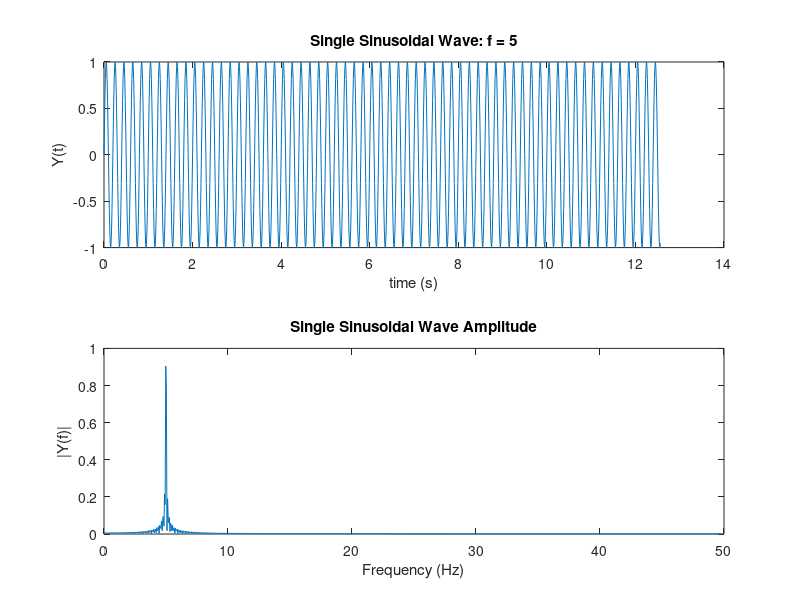
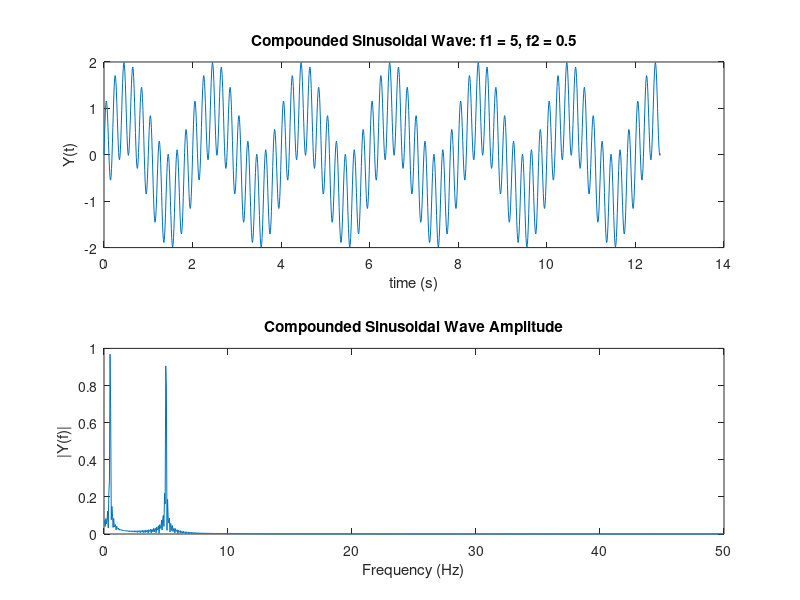
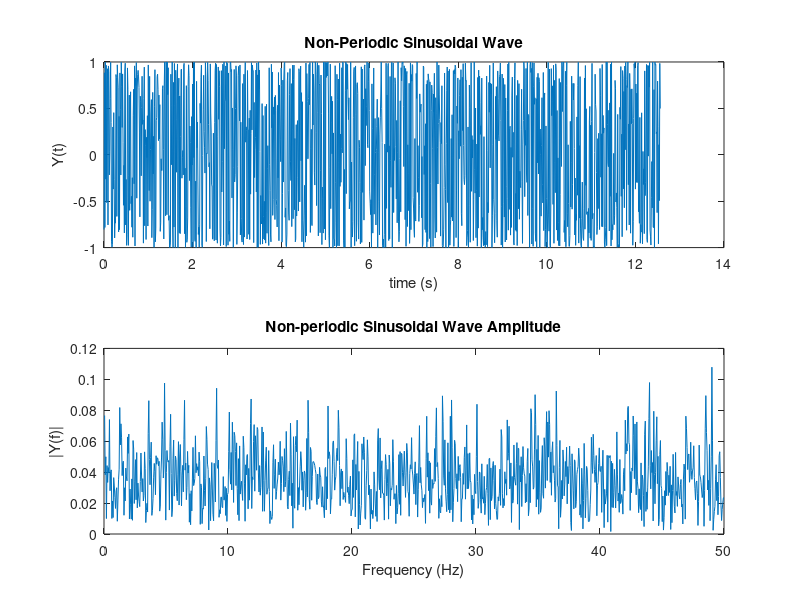

Reproduce these figures in MATLAB, in order.
clear; clc;

% Build single sinusoidal curve
t = [0:1/100:4*pi];
A = 1;
f = 5;
y = A*sin(2*pi*t*f);

figure(1);
subplot(2,1,1);
plot(t,y);
title('Single Sinusoidal Wave: f = 5')
xlabel('time (s)')
ylabel('Y(t)')

% Conduct FFT on data
Fs = t(2)-t(1);% Sampling frequency
L1 = size(y,2); % Length of signal
NFFT1 = 2^nextpow2(L1); % Next power of 2 from length of array
ft_1 = fft(y-mean(y),NFFT1)/L1;
ft_p_1 = 1/Fs*[0:1/NFFT1:1/2];

subplot(2,1,2);
plot(ft_p_1(2:end),2*abs(ft_1(2:NFFT1/2+1))) 
title('Single Sinusoidal Wave Amplitude')
xlabel('Frequency (Hz)')
ylabel('|Y(f)|')


% Build compounded sinusoidal curve
t = [0:1/100:4*pi];
A = 1;
f1 = 5;
f2 = 0.5;
y1 = A*sin(2*pi*t*f1);
y2 = A*sin(2*pi*t*f2);
y_c = y1+y2;

figure(2);
subplot(2,1,1);
plot(t,y_c);
title('Compounded Sinusoidal Wave: f1 = 5, f2 = 0.5')
xlabel('time (s)')
ylabel('Y(t)')

% Conduct FFT on compounded data
Fs = t(2)-t(1);% Sampling frequency
L2 = size(y_c,2); % Length of signal
NFFT2 = 2^nextpow2(L2); % Next power of 2 from length of array
ft_2 = fft(y_c-mean(y_c),NFFT2)/L2;
ft_p_2 = 1/Fs*[0:1/NFFT2:1/2];

subplot(2,1,2);
plot(ft_p_2(2:end),2*abs(ft_2(2:NFFT2/2+1))) 
title('Compounded Sinusoidal Wave Amplitude')
xlabel('Frequency (Hz)')
ylabel('|Y(f)|')


% Build non-periodic sinusoidal curve
t = [0:1/100:4*pi];
A = 1;
f3 = randn(1257);
y_n = A*sin(2*pi*t*f3);

figure(3);
subplot(2,1,1);
plot(t,y_n);
title('Non-Periodic Sinusoidal Wave')
xlabel('time (s)')
ylabel('Y(t)')

% Conduct FFT on compounded data
Fs = t(2)-t(1);% Sampling frequency
L3 = size(y_n,2); % Length of signal
NFFT3 = 2^nextpow2(L3); % Next power of 2 from length of array
ft_3 = fft(y_n-mean(y_n),NFFT3)/L3;
ft_p_3 = 1/Fs*[0:1/NFFT3:1/2];

subplot(2,1,2);
plot(ft_p_3(2:end),2*abs(ft_3(2:NFFT2/2+1))) 
title('Non-periodic Sinusoidal Wave Amplitude')
xlabel('Frequency (Hz)')
ylabel('|Y(f)|')